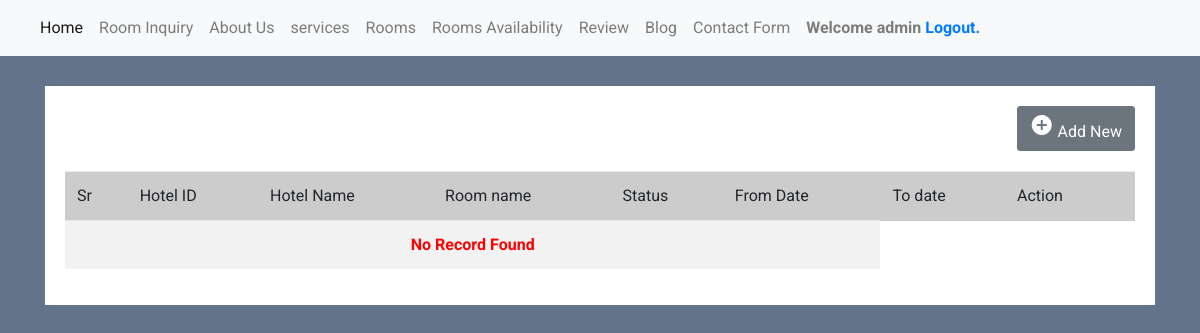
Page /admin/room_availibility.php (signed in) on the earlier database version.
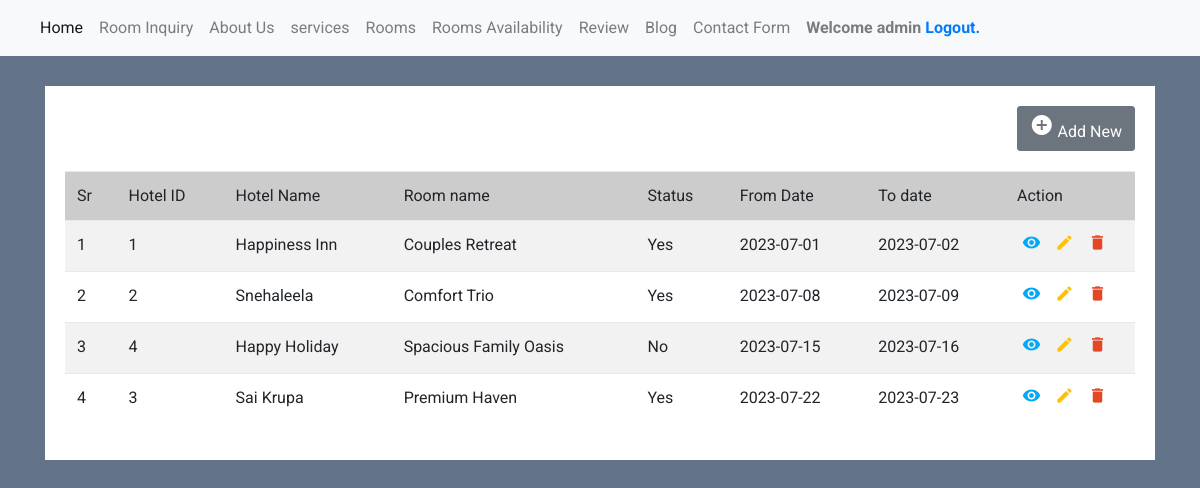
Same page on the later database version.
### tables this page shows
CREATE TABLE `room_availability` (
  `id` int(11) NOT NULL,
  `room_id` varchar(11) NOT NULL,
  `hotel_name` varchar(50) NOT NULL,
  `hotel_room_name` varchar(50) NOT NULL,
  `Status` varchar(50) NOT NULL,
  `dtfrom` date NOT NULL,
  `dtto` date NOT NULL
);

### admin/room_availibility.php (the view, shortened to what this page needs)
<?php
include('dbconnection.php');
if(!isset($_SESSION['valid'])) {
    header('Location: index.php');
}
else
{
?>
<!DOCTYPE html>
<html lang="en">
<head>
<link rel="stylesheet" href="https://stackpath.bootstrapcdn.com/bootstrap/4.5.0/css/bootstrap.min.css">
<link rel="stylesheet" href="https://maxcdn.bootstrapcdn.com/font-awesome/4.7.0/css/font-awesome.min.css">
</head>
<body>
<nav class="navbar navbar-expand-lg navbar-light bg-light">
<div class="collapse navbar-collapse" id="navbarSupportedContent">
<ul class="navbar-nav mr-auto">
<li class="nav-item active">
<a class="nav-link" href="main.php">Home <span class="sr-only">(current)</span></a>
</li>
<li class="nav-item">
<a class="nav-link" href="room_inquiry.php">Room Inquiry</a>
</li>
<li class="nav-item">
<a class="nav-link" href="about_us.php">About Us</a>
</li>
<li class="nav-item">
<a class="nav-link" href="services.php">services</a>
</li>
<li class="nav-item">
<a class="nav-link" href="main.php">Rooms</a>
</li>
<li class="nav-item">
<a class="nav-link" href="room_availibility.php">Rooms Availability</a>
</li>
<li class="nav-item">
<a class="nav-link" href="review.php">Review</a>
</li>
<li class="nav-item">
<a class="nav-link" href="blog.php">Blog</a>
</li>
<li class="nav-item">
<a class="nav-link" href="contact.php">Contact Form</a>
</li>
<li class="nav-item">
<div class="nav-link"><b>Welcome <?php echo $_SESSION["username"]; ?> <a href="logout.php" tite="Logout">Logout.</a></b></div>
</li>
</ul>
</div>
</nav>
<div class="container-xl">
<div class="table-responsive">
<div class="table-wrapper">
<div class="table-title">
<div class="row">
<div class="col-sm-5">
<h2><b>Assignment</b></h2>
</div>
<div class="col-sm-7" align="right">
<a href="insert.php" class="btn btn-secondary"><i class="material-icons">&#xE147;</i> <span>Add New</span></a>
</div>
</div>
</div>
<table class="table table-striped table-hover">
<thead>
<tr bgcolor='#CCCCCC'>
<td>Sr</td>
<td>Hotel ID</td>
<td>Hotel Name</td>
<td>Room name</td>
<td>Status</td>
<td>From Date</td>
<td>To date</td>
<td>Action</td>
</tr>
</thead>
<tbody>
<?php
$ret=mysqli_query($con,"SELECT * FROM room_availability");
$cnt=1;
$row=mysqli_num_rows($ret);
if($row>0){
while ($row=mysqli_fetch_array($ret)) {
?>
<tr>
<td><?php echo $cnt;?></td>
<td><?php  echo $row['room_id'];?></td>
<td><?php  echo $row['hotel_name'];?></td>
<td> <?php  echo $row['hotel_room_name'];?></td>
<td> <?php  echo $row['Status'];?></td>
<td> <?php echo $row['dtfrom'];?></td>
<td> <?php  echo $row['dtto'];?></td>
<td>
<?php
if($_SESSION["admin_status"] == "Y")
{
    ?>
<a href="read.php?viewid=<?php echo htmlentities ($row['id']);?>" class="view" title="View" data-toggle="tooltip"><i class="material-icons">&#xE417;</i></a>
    <a href="room_avl_edit.php?editid=<?php echo htmlentities ($row['id']);?>" class="edit" title="Edit" data-toggle="tooltip"><i class="material-icons">&#xE254;</i></a>
    <a href="main.php?delid=<?php echo ($row['id']);?>" class="delete" title="Delete" data-toggle="tooltip" onclick="return confirm('Do you really want to Delete ?');"><i class="material-icons">&#xE872;</i></a>
    <?php
}
?>
</td>
</tr>
<?php
$cnt=$cnt+1;
} } else {?>
<tr>
    <th style="text-align:center; color:red;" colspan="6">No Record Found</th>
</tr>
<?php } ?>
</tbody>
</table>
</div>
</div>
</div>
</body>
</html>
<?php
}
?>

Differences in the rows shown:
added room_availability: room "1", hotel_name "Happiness Inn", hotel_room_name "Couples Retreat", Status "Yes", dtfrom "2023-07-01", dtto "2023-07-02"
added room_availability: room "2", hotel_name "Snehaleela", hotel_room_name "Comfort Trio", Status "Yes", dtfrom "2023-07-08", dtto "2023-07-09"
added room_availability: room "4", hotel_name "Happy Holiday", hotel_room_name "Spacious Family Oasis", Status "No", dtfrom "2023-07-15", dtto "2023-07-16"
added room_availability: room "3", hotel_name "Sai Krupa", hotel_room_name "Premium Haven", Status "Yes", dtfrom "2023-07-22", dtto "2023-07-23"
Other differences:
text no longer shown: "No Record Found"
